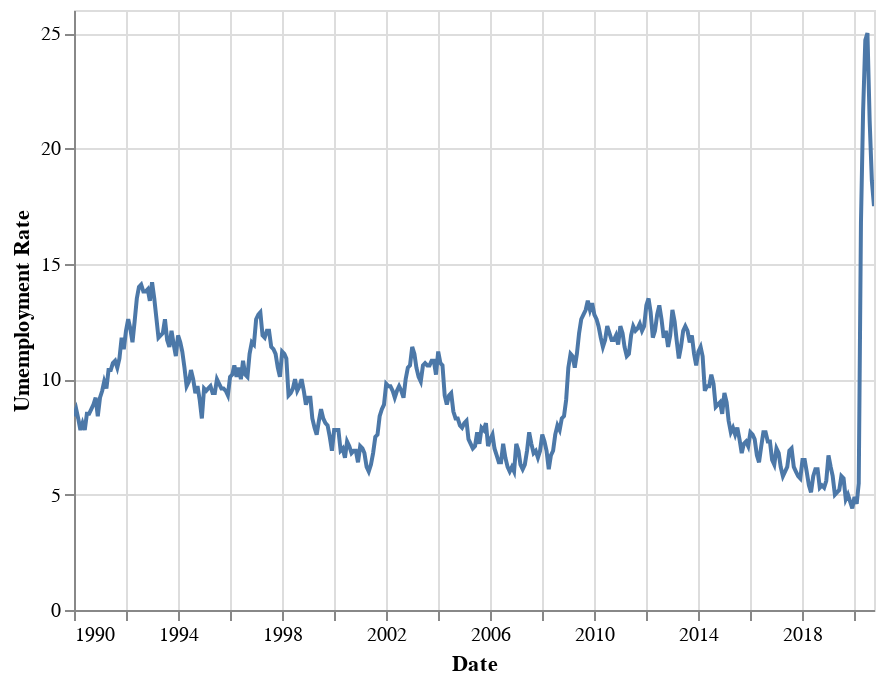

Here is the notebook cell this chart was saved with:
### Code cell
alt.Chart(unemployment_bronx).mark_line().encode(
    x='Date',
    y='Umemployment Rate',
    tooltip=[
        'Date:T',
        'Umemployment Rate:Q'
    ]
).interactive()

### Figure 1 — Vega-Lite specification as saved in the notebook (floating-point values rounded to 4 significant figures; data arrays with more than 128 entries replaced by an {"elided": "..."} marker saying what was removed)
{"config": {"view": {"continuousWidth": 400, "continuousHeight": 300}}, "data": {"name": "data-6bd64ecb3775dbd1d2ab553ef83abf89"}, "mark": "line", "encoding": {"tooltip": [{"type": "temporal", "field": "Date"}, {"type": "quantitative", "field": "Umemployment Rate"}], "x": {"type": "temporal", "field": "Date"}, "y": {"type": "quantitative", "field": "Umemployment Rate"}}, "selection": {"selector001": {"type": "interval", "bind": "scales", "encodings": ["x", "y"]}}, "$schema": "https://vega.github.io/schema/vega-lite/v4.8.1.json", "datasets": {"data-6bd64ecb3775dbd1d2ab553ef83abf89": {"elided": "370 records"}}}
